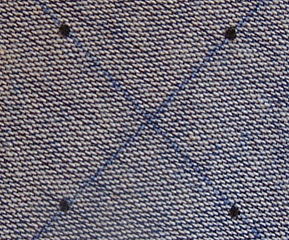
#> input picture uzo/cv8/cv08_im1.bmp, 289 x 240 px
$ jupyter execute cv.ipynb
#> lines starting #> are read from the running program, lines starting #| are printed output that depends on the picture; after the words box and inside, x2 and y2 are one past the last pixel; in counts of white or black regions, pixels touching at a corner belong together
[cell 1]
from pathlib import Path
from collections import deque
from tabulate import tabulate

import cv2
import numpy as np
import matplotlib.pyplot as plt

def compute_smooth_histogram(image: np.ndarray, smooth_factor: int = 1) -> np.ndarray:
    """
        Calculate and return a smoothed histogram for a given image.

        Args:
            image (np.ndarray): Input image as a NumPy array.
            smooth_factor (int): Smoothing factor determines the width of the smoothing window.

        Returns:
            np.ndarray: Smoothed histogram as a NumPy array.
        """
    # Calculate the histogram for the image
    histogram = cv2.calcHist([image], [0], None, [256], [0, 256])

    # Normalize the histogram to the range 0-255
    normalized_histogram = (histogram / histogram.max()) * 255

    # Flatten the histogram array
    flat_histogram = normalized_histogram.flatten()

    # Apply convolution to smooth the histogram
    smoothing_window = np.ones(smooth_factor) / smooth_factor
    smooth_histogram = np.convolve(flat_histogram, smoothing_window, mode='same')

    return smooth_histogram

def calculate_region_centroids(segmented_image: np.ndarray) -> list[list[int]]:
    """
    Calculate the centroids of labeled regions in a segmented image.

    This function computes the centroids of all labeled regions in a binary segmented image,
    excluding the background which is labeled as 0.

    Args:
        segmented_image (np.ndarray): An image array where different regions are labeled with integers.

    Returns:
        list: A list of centroids, where each centroid is represented as [x, y].

    Raises:
        ValueError: If any region has a zero area which would cause division by zero.
    """

    if np.max(segmented_image) == 0:
        raise ValueError("The segmented image contains no objects to process.")

    centroids = []

    # Start from 2 as 0 and 1 are typically background and border labels in segmented images
    for label in range(2, np.max(segmented_image) + 1):
        mask = np.zeros_like(segmented_image)
        mask[segmented_image == label] = 1

        # Calculate moments for the current region
        moments = cv2.moments(mask, binaryImage=True)

        # Check for zero area to avoid division by zero
        if moments['m00'] == 0:
            raise ValueError(f"Region with label {label} has zero area, can't compute centroid.")

        # Calculate centroid coordinates
        cx = int(moments['m10'] / moments['m00'])
        cy = int(moments['m01'] / moments['m00'])

        centroids.append([cx, cy])

    return centroids

def label_image_regions(image):
    """
    Label connected regions in a binary image using breadth-first search (BFS).

    Args:
        image (np.ndarray): A binary image where foreground pixels are 1 and background pixels are 0.

    Returns:
        np.ndarray: An image with labeled regions, where each connected component has a unique integer label.
    """
    rows, cols = image.shape
    visited = np.zeros_like(image, dtype=bool)
    labels = np.zeros_like(image, dtype=int)

    # Directions for moving in the image (right, left, down, up)
    directions = [(0, 1), (0, -1), (1, 0), (-1, 0)]

    def is_within_bounds(x, y):
        """Check if the coordinates are within the image bounds."""
        return 0 <= x < rows and 0 <= y < cols

    def bfs(start_x, start_y, label):
        """Perform BFS from the start point and label all connected pixels."""
        queue = deque([(start_x, start_y)])
        visited[start_x][start_y] = True
        labels[start_x][start_y] = label

        while queue:
            x, y = queue.popleft()
            for dx, dy in directions:
                nx, ny = x + dx, y + dy
                if is_within_bounds(nx, ny) and not visited[nx][ny] and image[nx][ny] == 1:
                    queue.append((nx, ny))
                    visited[nx][ny] = True
                    labels[nx][ny] = label

    label_count = 1
    for i in range(rows):
        for j in range(cols):
            if not visited[i][j] and image[i][j] == 1:
                bfs(i, j, label_count)
                label_count += 1

    return labels

def process_image(path, channel, threshold, kernel_size, row, cols):
#> called with path = './cv08_im1.bmp', channel = 2, threshold = 60, kernel_size = 5, row = 0, cols = 7
    image = cv2.imread(path)
#> image is the input picture: shape (240, 289, 3); mean B, G, R 117.3, 106.8, 111.1
    image = cv2.cvtColor(image, cv2.COLOR_BGR2RGB)
    channel_data = image[:, :, channel]
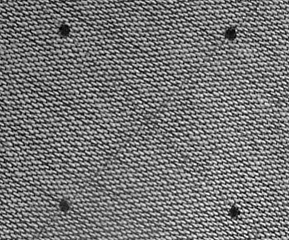
#> channel_data: shape (240, 289); min 0, max 255, mean 117.3
    histogram = compute_smooth_histogram(channel_data, 2)
#> in compute_smooth_histogram, `histogram = cv2.calcHist([image], [0], None, [256], [0, 256])`: histogram = 256 values, max 465 at index 80, min 2 at index 1, mean 270.9
#> in compute_smooth_histogram, `normalized_histogram = (histogram / histogram.max()) * 255`: normalized_histogram = 256 values, max 255 at index 80, min 1.1 at index 1, mean 148.6
#> in compute_smooth_histogram, `flat_histogram = normalized_histogram.flatten()`: flat_histogram has the same summary as normalized_histogram
#> in compute_smooth_histogram, `smooth_histogram = np.convolve(flat_histogram, smoothing_window, mode=..`: smooth_histogram = 256 values, max 252.8 at index 80, min 2.47 at index 2, mean 148.5
#> histogram has the same summary as smooth_histogram in compute_smooth_histogram

    segmented = (channel_data <= threshold).astype(np.uint8)
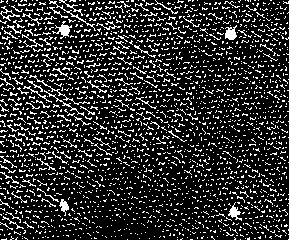
#> segmented: shape (240, 289); values 0 (black) and 1 (white), 17.6% white in thin lines or dots

    kernel = np.ones((kernel_size, kernel_size), np.uint8)
    opened = cv2.morphologyEx(segmented, cv2.MORPH_OPEN, kernel)
#> opened: shape (240, 289); values 0 (black) and 1 (white), 0.42% white; 4 white regions, box (x1, y1, x2, y2) and area: (225, 30, 236, 40) 95, (59, 25, 69, 36) 93, (230, 208, 237, 217) 59, (62, 202, 68, 210) 46

    regions = label_image_regions(opened)
#> regions: shape (240, 289) int64; 5 distinct labels, from 0 to 4
    points = calculate_region_centroids(regions)
#> after the loop in calculate_region_centroids, `for label in range(2, np.max(segmented_image) + 1):`:
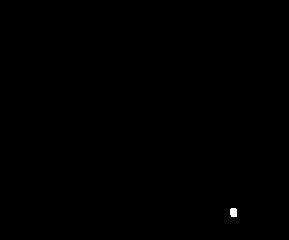
#> mask: shape (240, 289) int64; values 0 (black) and 1 (white), 0.09% white; 1 white region, box (x1, y1, x2, y2) and area: (230, 208, 237, 217) 59
#> points = [[230, 34], [64, 205], [233, 212]]

    print("Image", path)
    print("Regions found", np.max(regions))
#| Regions found 4
    print("Centroids", points)
#| Centroids [[230, 34], [64, 205], [233, 212]]

    fig, axes = plt.subplots(1, cols, figsize=(20, 5))  # Adjust overall figure size
    axes[0].imshow(image)
    axes[0].set_title("Input")

    axes[1].imshow(channel_data, cmap="gray")
    axes[1].set_title("Channel")

    axes[2].plot(histogram)
    axes[2].vlines([threshold], 0, max(histogram), "red")
    axes[2].set_xlim(0, 255)
    axes[2].set_ylim(0, max(histogram))
    axes[2].set_title("Histogram - Threshold")

    axes[3].imshow(segmented, cmap="gray")
    axes[3].set_title("Segmentation")

    axes[4].imshow(opened, cmap="gray")
    axes[4].set_title("Opening (Erode + Dilate)")

    axes[5].imshow(regions / np.max(regions) * 255, cmap='jet')
    axes[5].set_title("Labelled Regions")

    axes[6].imshow(image)
    axes[6].scatter(*zip(*points), marker="+", color="red")
    axes[6].set_title("Centroids")

    for ax in axes:
        ax.axis('off')  # Hide axes for cleaner visualization

    plt.tight_layout()
    plt.show()
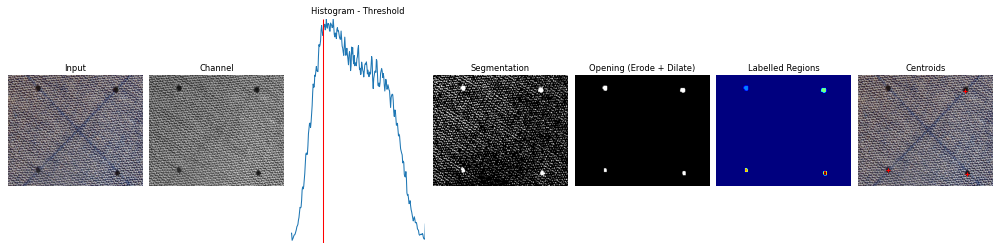
#> figure drawn by matplotlib, 7 panels

def process_image_2(path, channel, threshold, kernel_size, row, cols):
#> called with path = './cv08_im2.bmp', channel = 0, threshold = 150, kernel_size = 3, row = 1, cols = 7
    image = cv2.imread(path)
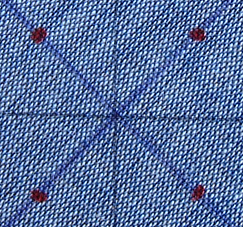
#> input picture uzo/cv8/cv08_im2.bmp, 243 x 227 px
#> image is the input picture: shape (227, 243, 3); mean B, G, R 158.1, 112.5, 88.7
    image = cv2.cvtColor(image, cv2.COLOR_BGR2HSV)  # Convert to HSV color space
#> image: shape (227, 243, 3); mean H, S, V 109.7, 132.4, 158.4
    channel_data = image[:, :, channel]  # Work with the specified channel
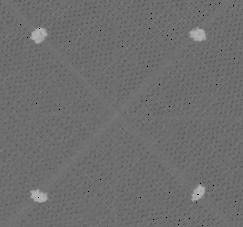
#> channel_data: shape (227, 243); min 0, max 179, mean 109.7
    histogram = compute_smooth_histogram(channel_data, 2)
#> histogram = 256 values, max 252.3 at index 110, min 0 at index 2, mean 6.72

    segmented = (channel_data > threshold).astype(np.uint8)  # Threshold the channel
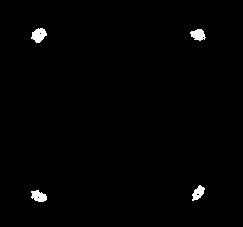
#> segmented: shape (227, 243); values 0 (black) and 1 (white), 0.99% white; 4 white regions, box (x1, y1, x2, y2) and area: (31, 28, 47, 43) 159, (31, 190, 47, 202) 135, (190, 29, 206, 41) 130, (192, 185, 205, 201) 120

    regions = label_image_regions(segmented)
#> regions: shape (227, 243) int64; 5 distinct labels, from 0 to 4
    points = calculate_region_centroids(regions)
#> after the loop in calculate_region_centroids (call 2), `for label in range(2, np.max(segmented_image) + 1):`:
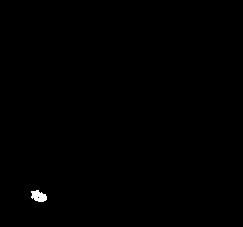
#> mask: shape (227, 243) int64; values 0 (black) and 1 (white), 0.24% white; 1 white region, box (x1, y1, x2, y2) and area: (31, 190, 47, 202) 135
#> points = [[197, 34], [197, 192], [38, 195]]

    print("Image", path)
    print("Regions found", np.max(regions))
#| Regions found 4
    print("Centroids", points)
#| Centroids [[197, 34], [197, 192], [38, 195]]

    fig, axes = plt.subplots(1, cols, figsize=(20, 5))  # Adjust overall figure size
    axes[0].imshow(cv2.cvtColor(image, cv2.COLOR_HSV2RGB))  # Show the HSV image in RGB
    axes[0].set_title("Input")

    axes[1].imshow(channel_data, cmap="gray")
    axes[1].set_title("Channel")

    axes[2].plot(histogram)
    axes[2].vlines([threshold], 0, max(histogram), "red")
    axes[2].set_xlim(0, 255)
    axes[2].set_ylim(0, max(histogram))
    axes[2].set_title("Histogram - Threshold")

    axes[3].imshow(segmented, cmap="gray")
    axes[3].set_title("Segmentation")

    axes[4].imshow(regions / np.max(regions) if np.max(regions) > 0 else regions, cmap='jet')  # Normalize if not zero
    axes[4].set_title("Labelled Regions")

    axes[5].imshow(cv2.cvtColor(image, cv2.COLOR_HSV2RGB))  # Show the centroids on the original image
    axes[5].scatter(*zip(*points), marker="+", color="red")
    axes[5].set_title("Centroids")

    for ax in axes:
        ax.axis('off')  # Hide axes for cleaner visualization

    plt.tight_layout()
    plt.show()
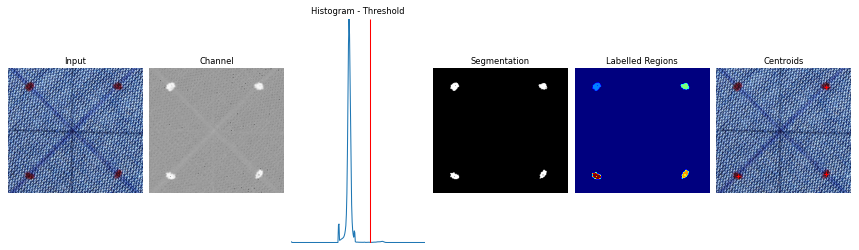
#> figure drawn by matplotlib, 6 panels

# Setup
rows = 2
cols = 7

# Call the process functions
process_image("./cv08_im1.bmp", 2, 60, 5, 0, cols)
process_image_2("./cv08_im2.bmp", 0, 150, 3, 1, cols)

[cell 2]
import cv2
import numpy as np
import matplotlib.pyplot as plt
from pathlib import Path
from collections import deque
from tabulate import tabulate


def compute_histogram(image, smoothing=2):
#> called with smoothing = 2
    histogram = cv2.calcHist([image], [0], None, [256], [0, 256])
#> histogram = 256 values, max 465 at index 80, min 2 at index 1, mean 270.9
    normalized = histogram / np.max(histogram) * 255
#> normalized has the same summary as normalized_histogram in compute_smooth_histogram
    flattened = np.ndarray.flatten(normalized)
#> flattened has the same summary as normalized_histogram in compute_smooth_histogram
    smoothed = np.convolve(flattened, np.ones(smoothing) / smoothing, mode='same')
#> smoothed has the same summary as smooth_histogram in compute_smooth_histogram
    return smoothed


class ImageAnalyzer:
    def __init__(self, path, channel, threshold, kernel_size, row, cols):
        self.path = path
        self.channel = channel
        self.threshold = threshold
        self.kernel_size = kernel_size
        self.row = row
        self.cols = cols
        self.image = cv2.imread(Path(self.path).as_posix())
        if self.image is None:
            raise FileNotFoundError(f"No image found at {self.path}")
        self.image = cv2.cvtColor(self.image, cv2.COLOR_BGR2RGB if 'im1' in self.path else cv2.COLOR_BGR2HSV)

    def find_centroids(self, image):
        points = []
        for i in range(1, np.max(image) + 1):
            copy = np.zeros_like(image)
            copy[image == i] = 1
            moments = cv2.moments(copy, True)
            if moments['m00'] != 0:
                points.append([int(moments['m10'] / moments['m00']), int(moments['m01'] / moments['m00'])])
        return points

    def centroid_labeling(self, image):
        rows, cols = image.shape
        visited = np.zeros_like(image).astype("bool")
        colors = np.zeros_like(image).astype("uint8")
        directions = [(0, 1), (0, -1), (1, 0), (-1, 0)]

        def is_within_bounds(x, y):
            return 0 <= x < rows and 0 <= y < cols

        def bfs(x, y, color):
            queue = deque([(x, y)])
            visited[x][y] = True
            colors[x][y] = color
            while queue:
                current_x, current_y = queue.popleft()
                for dx, dy in directions:
                    new_x, new_y = current_x + dx, current_y + dy
                    if is_within_bounds(new_x, new_y) and not visited[new_x][new_y] and image[new_x][new_y] == 1:
                        queue.append((new_x, new_y))
                        visited[new_x][new_y] = True
                        colors[new_x][new_y] = color
        color_count = 0
        for i in range(rows):
            for j in range(cols):
                if not visited[i][j] and image[i][j] == 1:
                    color_count += 1
                    bfs(i, j, color_count)
        return colors

    def process_and_display(self):
        channel_data = self.image[:, :, self.channel].astype(np.uint8)
        histogram = compute_histogram(channel_data)
#> histogram has the same summary as smooth_histogram in compute_smooth_histogram
        segmented = np.where(channel_data <= self.threshold, 1, 0).astype(np.uint8)
        kernel = np.ones((self.kernel_size, self.kernel_size), np.uint8)

        # Perform erosion followed by dilation
        eroded = cv2.erode(segmented, kernel)
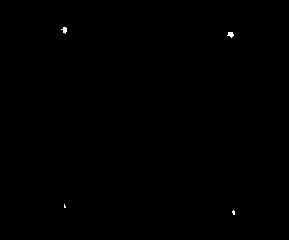
#> eroded: shape (240, 289); values 0 (black) and 1 (white), 0.1% white; 4 white regions (2 under 20 px), largest, box (x1, y1, x2, y2) and area: (227, 32, 234, 38) 27, (61, 27, 67, 34) 25
        opened = cv2.dilate(eroded, kernel)

        regions = self.centroid_labeling(opened)
#> (the rest of the program and of its run is left out)
